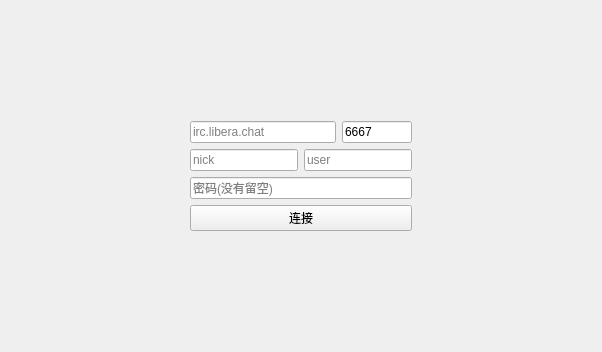
<?xml version="1.0" encoding="UTF-8"?>
<ui version="4.0">
 <class>LoginWidget</class>
 <widget class="QWidget" name="LoginWidget">
  <property name="geometry">
   <rect>
    <x>0</x>
    <y>0</y>
    <width>602</width>
    <height>352</height>
   </rect>
  </property>
  <property name="windowTitle">
   <string>Form</string>
  </property>
  <layout class="QGridLayout" name="gridLayout">
   <item row="0" column="0">
    <layout class="QVBoxLayout" name="verticalLayout_2">
     <item>
      <spacer name="verticalSpacer">
       <property name="orientation">
        <enum>Qt::Vertical</enum>
       </property>
       <property name="sizeHint" stdset="0">
        <size>
         <width>20</width>
         <height>40</height>
        </size>
       </property>
      </spacer>
     </item>
     <item>
      <layout class="QHBoxLayout" name="horizontalLayout_2">
       <item>
        <spacer name="horizontalSpacer">
         <property name="orientation">
          <enum>Qt::Horizontal</enum>
         </property>
         <property name="sizeHint" stdset="0">
          <size>
           <width>40</width>
           <height>20</height>
          </size>
         </property>
        </spacer>
       </item>
       <item>
        <layout class="QVBoxLayout" name="verticalLayout">
         <item>
          <layout class="QHBoxLayout" name="horizontalLayout">
           <item>
            <widget class="QLineEdit" name="hostEdit">
             <property name="inputMask">
              <string/>
             </property>
             <property name="text">
              <string/>
             </property>
             <property name="placeholderText">
              <string>irc.libera.chat</string>
             </property>
            </widget>
           </item>
           <item>
            <widget class="QLineEdit" name="portEdit">
             <property name="maximumSize">
              <size>
               <width>70</width>
               <height>16777215</height>
              </size>
             </property>
             <property name="text">
              <string>6667</string>
             </property>
            </widget>
           </item>
          </layout>
         </item>
         <item>
          <layout class="QHBoxLayout" name="horizontalLayout_3">
           <item>
            <widget class="QLineEdit" name="nickEdit">
             <property name="text">
              <string/>
             </property>
             <property name="placeholderText">
              <string>nick</string>
             </property>
            </widget>
           </item>
           <item>
            <widget class="QLineEdit" name="userEdit">
             <property name="maximumSize">
              <size>
               <width>16777215</width>
               <height>16777215</height>
              </size>
             </property>
             <property name="text">
              <string/>
             </property>
             <property name="placeholderText">
              <string>user</string>
             </property>
            </widget>
           </item>
          </layout>
         </item>
         <item>
          <widget class="QLineEdit" name="passwdEdit">
           <property name="inputMask">
            <string/>
           </property>
           <property name="echoMode">
            <enum>QLineEdit::Password</enum>
           </property>
           <property name="placeholderText">
            <string>密码(没有留空)</string>
           </property>
          </widget>
         </item>
         <item>
          <widget class="QPushButton" name="connectBtn">
           <property name="text">
            <string>连接</string>
           </property>
          </widget>
         </item>
        </layout>
       </item>
       <item>
        <spacer name="horizontalSpacer_2">
         <property name="orientation">
          <enum>Qt::Horizontal</enum>
         </property>
         <property name="sizeHint" stdset="0">
          <size>
           <width>40</width>
           <height>20</height>
          </size>
         </property>
        </spacer>
       </item>
      </layout>
     </item>
     <item>
      <spacer name="verticalSpacer_2">
       <property name="orientation">
        <enum>Qt::Vertical</enum>
       </property>
       <property name="sizeHint" stdset="0">
        <size>
         <width>20</width>
         <height>40</height>
        </size>
       </property>
      </spacer>
     </item>
    </layout>
   </item>
  </layout>
 </widget>
 <resources/>
 <connections/>
</ui>
